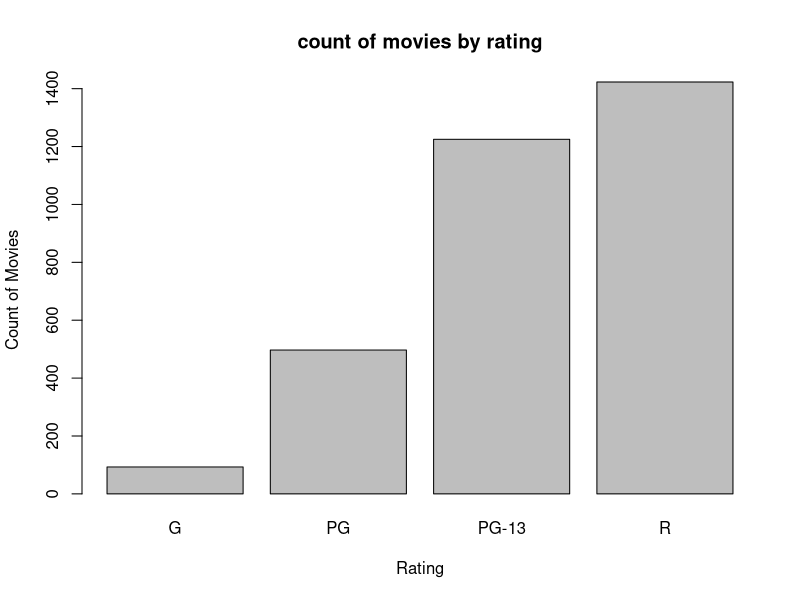
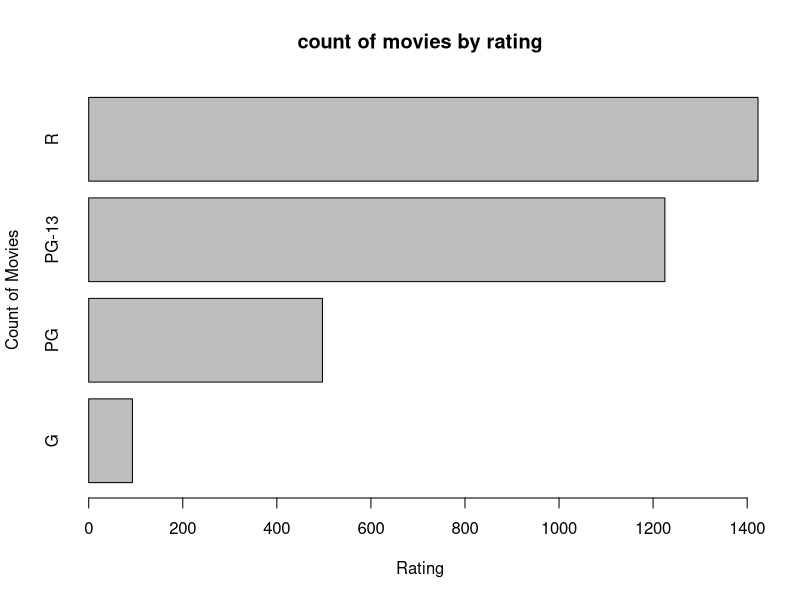
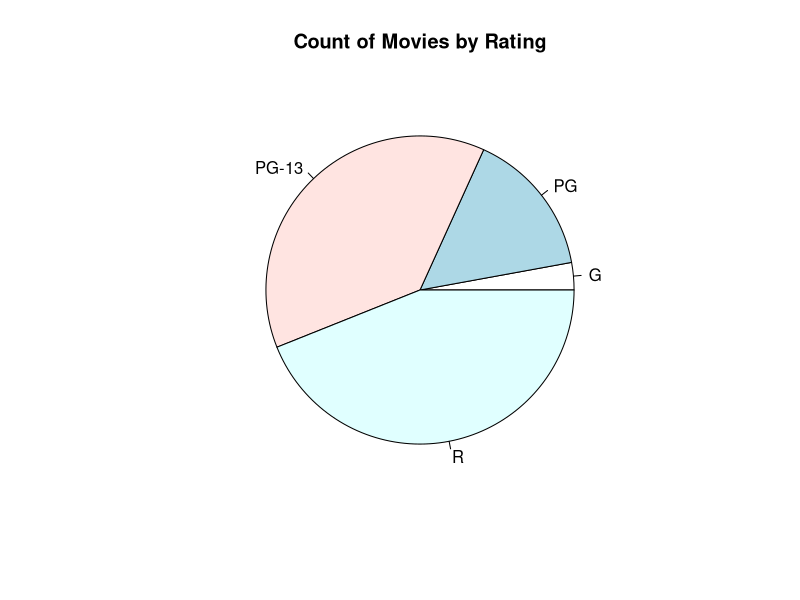
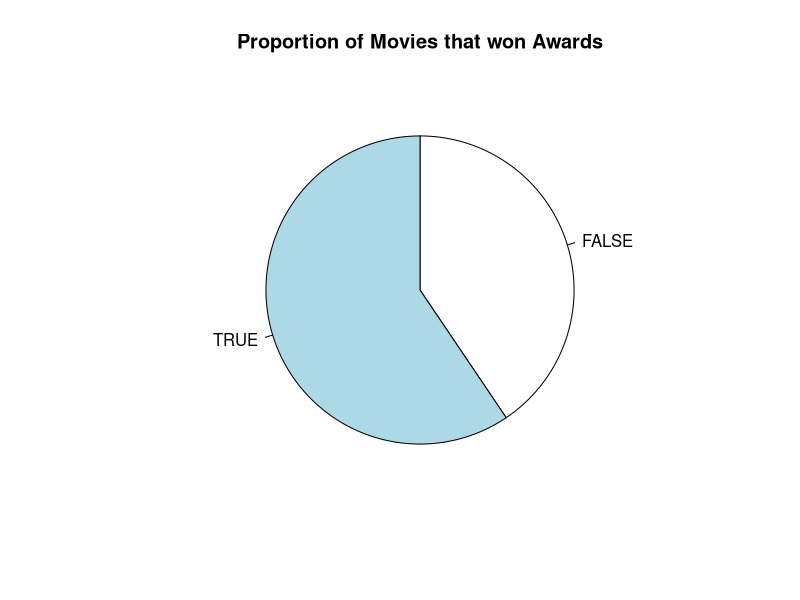
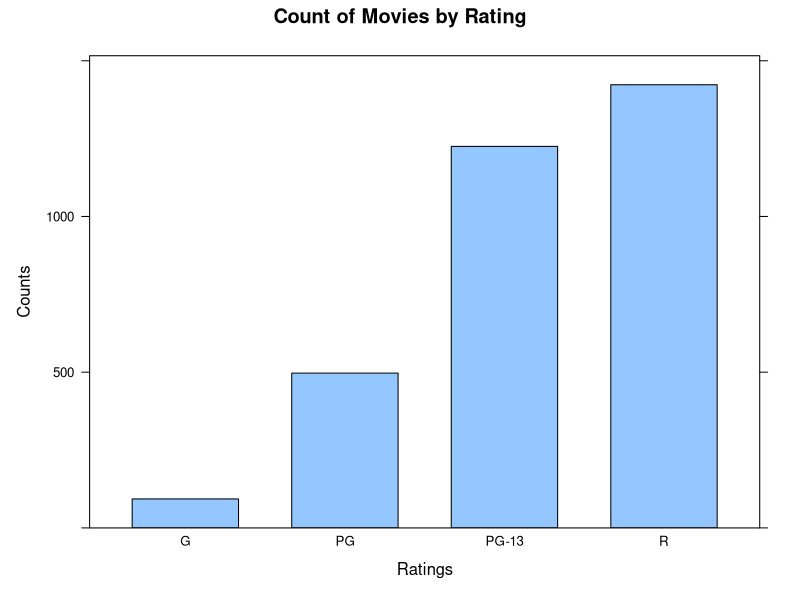
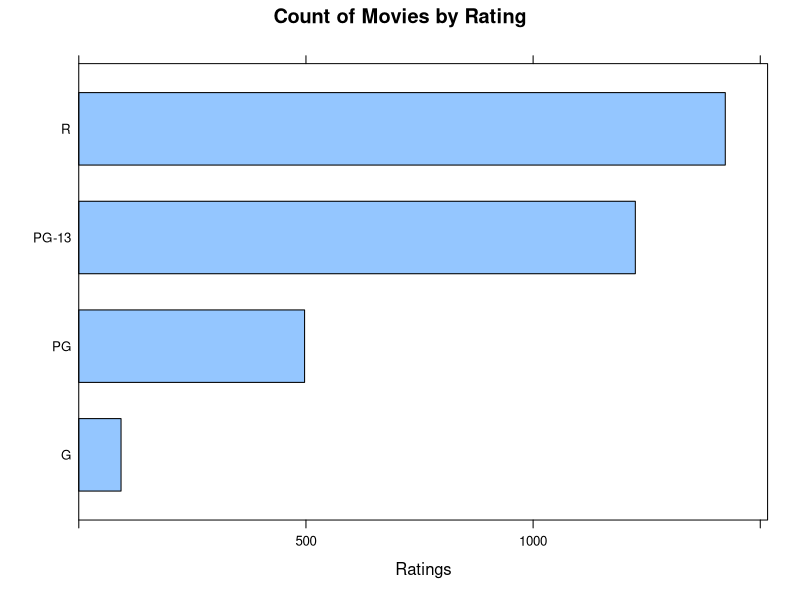

Reproduce these figures in R, in order. (Note: this script raises an error after producing the figures.)
# set working directory
setwd('E:/Coding/Data anaylsis/ITI-Data-Analytics-Visualization-Specialist/R files')

# load movie data from CSV file
movies <- read.csv('Movies.csv')

head(movies)

#Univariate visualization for
# qualtive variablew

#rating bar chart
count <- table(movies$Rating)
count

#making barcharts vertical and horiz
barplot(height = count,
     main = 'count of movies by rating',
     xlab = 'Rating',
     ylab = 'Count of Movies')

barplot(height = count,
        horiz = TRUE,
        main = 'count of movies by rating',
        xlab = 'Rating',
        ylab = 'Count of Movies')

# Create pie chart of rating
pie( x = count,
     main = "Count of Movies by Rating")

# Create pie chart of awards
pie(x = table(movies$Awards),
     clockwise = TRUE,
     main = "Proportion of Movies that won Awards")

## Lattice one categorical value

library(lattice)

ratings <-as.data.frame(count)

names(ratings)[1] <- "Rating"
names(ratings)[2] <- "Counts"

# Create frequency bar chart 
barchart(
  x = Counts~ Rating,
  ratings,
  main = "Count of Movies by Rating",
  xlab = 'Ratings'
  )

barchart(
  x = Rating~ Counts,
  ratings,
  main = "Count of Movies by Rating",
  xlab = 'Ratings'
)

## GGplot2 

#drawing the same barcharts 
ggplot(data = movies,
       aes(x = Rating))+
  geom_bar()+
  ggtitle("Count of Movies by Rating")


ggplot(data = movies,
         aes(x = Rating))+
  geom_bar()+
  ggtitle("Count of Movies by Rating")+
  coord_flip()  

# Creatign a piechart
ggplot(data = movies,
       aes(x = "",fill = Rating))+
  geom_bar(width=1, color="white")+
  coord_polar(theta= "y",start = 0)+
  ylab("")+
  ggtitle("Count of Movies by Rating")

# Creating a pie chart for awads
# Creatign a piechart
ggplot(data = movies,
       aes(x = "",fill = Awards))+
  geom_bar(width=1, color="white")+
  coord_polar(theta= "y",start = 0)+
  ylab("")+
  ggtitle("Winning Awards?")

## Working with Quantitative Univariate data

#Rating variable
plot(
  x = movies$Runtime,
  y = rep(0,nrow(movies)),
  main = 'Distributions of movie runtimes',
  xlab = "Runtime(minutes)",
  ylab = '',
  yaxt = 'n'
)
#some enhancements 
plot(
  x = movies$Runtime,
  y = rep(0,nrow(movies)),
  main = 'Distributions of movie runtimes',
  xlab = "Runtime(minutes)",
  ylab = '',
  yaxt = 'n',
  pch = 16,
  col = rgb(0,0,0,0.1)
)

# add boxplot
boxplot(
  x = movies$Runtime,
  main = 'Distributions of movie runtimes'
)

# histogram 
hist(
  x = movies$Runtime,
  breaks = 30,
  main = 'Distributions of movie runtimes',
  xlab = "Runtime(minutes)"
)

#densityplot
plot(
  x = density(movies$Runtime),
  main = 'Distributions of movie runtimes',
  xlab = "Runtime(minutes)"
)


## Lattice 

#running stripplot
stripplot(
  x = ~Runtime,
  data = movies,
  main = 'Distributions of Movie Runtimes',
  xlab = 'Runtime(minutes)'
)

# adding jitter
stripplot(
  x = ~Runtime,
  jitter = TRUE,
  amount = 0.5,
  data = movies,
  main = 'Distributions of Movie Runtimes',
  xlab = 'Runtime(minutes)'
)

#boxplot
bwplot(
  x = ~Runtime,
  movies,
  main = 'Distributions of Movie Runtimes',
  xlab = 'Runtime(minutes)'
)

#histogram
histogram(
  x = ~Runtime,
  movies,
  main = 'Distributions of Movie Runtimes',
  xlab = 'Runtime(minutes)'
)
  
#densityplot
densityplot(
  x = ~Runtime,
  movies,
  main = 'Distributions of Movie Runtimes',
  xlab = 'Runtime(minutes)'
)

## GGplot2 

#dotplot
ggplot(movies,
       aes(Runtime,stat = 'count'))+
  geom_dotplot(binwidth = 1)+
  ggtitle('distributions of Movie Runtimes')+
  xlab('Runtime (minutes)')

# violin dotplot
ggplot(movies,
       aes(Runtime,stat = 'count'))+
  geom_dotplot(binwidth = 1,
               stackdir = 'center')+
  ggtitle('distributions of Movie Runtimes')+
  xlab('Runtime (minutes)')

#Boxplot
ggplot(movies,
       aes(Runtime,Runtime))+
  geom_boxplot()+
  coord_flip()+
  ggtitle('distributions of Movie Runtimes')+
  xlab('Runtime (minutes)')+
  theme(
    axis.text.x = element_blank(),
    axis.text.y = element_blank()
  )

#histogram
ggplot(movies,
       aes(Runtime))+
  geom_histogram(binwidth = 10)+
  ggtitle('distributions of Movie Runtimes')+
  xlab('Runtime (minutes)')

#densityplot
ggplot(movies,
       aes(Runtime))+
  geom_density()+
  ggtitle('distributions of Movie Runtimes')+
  xlab('Runtime (minutes)')



##Biavariate visualization for 
##two qualitive variables

#create a contingency table

awards<- table(
  movies$Awards,
  movies$Rating)
awards

# create a grouped frequency bar chart 

barplot(
  height = awards ,
  beside = TRUE,
  main = "Count of Movies by rating and Awards",
  xlab = 'Rating',
  ylab = 'awards',
  legend = c('No','Yes'),
  args.legend = list(x = 'topleft',title = 'awards')
)

#stacked barplot
barplot(
  height = awards ,
  beside = FALSE,
  main = "Count of Movies by rating and Awards",
  xlab = 'Rating',
  ylab = 'awards',
  legend = c('No','Yes'),
  args.legend = list(x = 'topleft',title = 'awards')
)

proportions <- apply(awards, 2,function(x){x/sum(x)})


barplot(
  height = proportions ,
  beside = FALSE,
  main = "Proportions of Movies by rating and Awards",
  xlab = 'Rating',
  ylab = 'awards',
  legend = c('No','Yes'),
  args.legend = list(x = 'topleft',title = 'awards')
)

awards <- table(movies$Rating,movies$Awards)
colnames(awards) <- c("No","Yes")

#Create a spineplot
spineplot(
  x = awards,
  main = "Proportions of Movies by rating and Awards",
  xlab = 'Rating',
  ylab = 'awards',
)

#Create mosiac plot
mosaicplot(
  x = awards,
  main = "Proportions of Movies by rating and Awards",
  xlab = 'Rating',
  ylab = 'awards',
)


## Two categorical values in lattice
barchart(
  x = awards,
  stack = FALSE,
  horizontal = FALSE,
  main = "Count of Movies by rating and Awards",
  xlab = 'Rating',
  ylab = 'awards',
  auto.key = list(x = 0.05, y = 0.95,title = 'awards')
)

matrix <- apply(awards, 1,function(x){x/sum(x)})
matrix
proportions <- t(matrix)

#making a barchart of probabilties
barchart(
  x = proportions,
  stack = TRUE,
  horizontal = FALSE,
  main = "Propotions of Movies by rating and Awards",
  xlab = 'Rating',
  ylab = 'Propotion of movies',
  auto.key = list(x = 0.7, y = 1.05,title = 'awards',columns = 2,
                  background = 'white')
)

## ggplot side by side

ggplot(
  data = movies,
  aes(x = Rating,fill = Awards))+
  geom_bar(position = 'dodge')+
  ggtitle('Count of Movies by rating and Awards')+
  scale_fill_discrete(labels = c('No','Yes'))


# stacked frequency bar chart
ggplot(
  data = movies,
  aes(x = Rating,fill = Awards))+
  geom_bar()+
  ggtitle('Count of Movies by rating and Awards')+
  scale_fill_discrete(labels = c('No','Yes'))

# stacked frequency propotions bar chart
ggplot(
  data = movies,
  aes(x = Rating,fill = Awards))+
  geom_bar(position = 'fill')+
  ggtitle('Propotions of Movies by rating and Awards')+
  scale_fill_discrete(labels = c('No','Yes'))


## dealing with bivariate quantitve variables 

#Create a scatterplot 
plot(
  movies$Runtime,
  movies$Box.Office,
  main = 'Runtime vs Box.office Revenue',
  xlab = 'Runtime(mintues)',
  ylab = 'Box Office $M',
  col = 'skyblue'
)

#Create linear regression model
model <- lm(movies$Box.Office ~ movies$Runtime)
model
#Draw the linear regression line on the plot
lines(
  movies$Runtime,
  model$fitted,
  col = 'red',
  lwd = 3
)

library(MASS)

# Create a 2d kernel density estimation
density2d <- kde2d(
  movies$Box.Office, movies$Runtime,
)

# Create a contour plot of density
contour(
  density2d$x,
  density2d$y,
  density2d$z,
  main = 'Runtime vs Box.office Revenue',
  xlab = 'Runtime(mintues)',
  ylab = 'Box Office $M',
  )

#Create a level plot of density
image(
  density2d$x,
  density2d$y,
  density2d$z,
  col = topo.colors(100),
  main = 'Runtime vs Box.office Revenue',
  xlab = 'Runtime(mintues)',
  ylab = 'Box Office $M',
)

#Create a mesh plot of density
persp(
  density2d$x,
  density2d$y,
  density2d$z,
  col = cut(density2d$z,100),
  main = 'Runtime vs Box.office Revenue',
  xlab = 'Runtime(mintues)',
  ylab = 'Box Office $M',
)
palette('default')
 

# Lattice 2 quantitve data
xyplot(
  x = Box.Office~ Runtime,
  data = movies,
  main = 'Runtime vs Box.office Revenue',
  xlab = 'Runtime(mintues)',
  ylab = 'Box Office $M',
)

# add the linear regression line
xyplot(
  x = Box.Office~ Runtime,
  data = movies,
  type= c('p','r'),
  main = 'Runtime vs Box.office Revenue',
  xlab = 'Runtime(mintues)',
  ylab = 'Box Office $M',
)

# Create a grid from our 2d kernel density estimation
grid <- expand.grid(
  x = density2d$x,
  y = density2d$y
)

grid$z <- as.vector(density2d$z)

head(grid)

#Create a contour plot of density
contourplot(
  x = z ~ x * y,
  data =grid,
  main = 'Runtime vs Box.office Revenue',
  xlab = 'Runtime(mintues)',
  ylab = 'Box Office $M',
)

#Create a level plot
levelplot(
  x = z ~ x * y,
  data =grid,
  main = 'Runtime vs Box.office Revenue',
  xlab = 'Runtime(mintues)',
  ylab = 'Box Office $M',
)

# Create a meshplot
wireframe(
  x = z ~ x * y,
  data =grid,
  drape = TRUE,
  main = 'Runtime vs Box.office Revenue',
  xlab = 'Runtime(mintues)',
  ylab = 'Box Office $M',
  zlab = 'density'
)


## ggplot2

# Bivariate visualizations for 
# two quantitiative variables

# Create scatterplot
ggplot(
  data = movies, 
  aes(x = Runtime, y = Box.Office)) +
  geom_point() + 
  ggtitle("Runtime vs. Box Office Revenue") +
  xlab("Runtime (minutes)") +
  ylab("Box Office ($M)")

# Add a linear regression line
ggplot(
  data = movies, 
  aes(x = Runtime, y = Box.Office)) +
  geom_point() + 
  geom_smooth(method = "lm") +
  ggtitle("Runtime vs. Box Office Revenue") +
  xlab("Runtime (minutes)") +
  ylab("Box Office ($M)")


# Create a frequency heatmap
ggplot(
  data = movies, 
  aes(x = Runtime, y = Box.Office)) +
  stat_bin2d() + 
  ggtitle("Runtime vs. Box Office Revenue") +
  xlab("Runtime (minutes)") +
  ylab("Box Office ($M)")

# Create a hexagonal binned frequency heatmap
ggplot(
  data = movies,
  aes(x = Runtime, y = Box.Office)) +
  stat_binhex() + 
  ggtitle("Runtime vs. Box Office Revenue") +
  xlab("Runtime (minutes)") +
  ylab("Box Office ($M)")

# Create a contour plot of density
ggplot(
  data = movies, 
  aes(x = Runtime, y = Box.Office)) +
  geom_density2d() + 
  ggtitle("Runtime vs. Box Office Revenue") +
  xlab("Runtime (minutes)") +
  ylab("Box Office ($M)")

# Create a level plot of density
ggplot(
  data = movies, 
  aes(x = Runtime, y = Box.Office)) +
  stat_density2d(aes(fill = ..level..), geom = "polygon") + 
  ggtitle("Runtime vs. Box Office Revenue") +
  xlab("Runtime (minutes)") +
  ylab("Box Office ($M)")

# NOTE: 3D visualizations do not exist in ggplot2


##Bivariate visulaizations for both a
## qualitiative and quantiative variable

#Create a bivariate bar graph 
# making the average function to plot
average<- tapply(movies$Box.Office,
                 movies$Rating, mean)

print(average)


barplot(average)


barplot(height = average,
        main = 'Average Boox Office Revence by Rating',
        xlab = 'Rating',
        ylab = 'Box office ($M)')

#Create a biavariate boxplot
boxplot(table(movies$Rating,movies$Box.Office))
